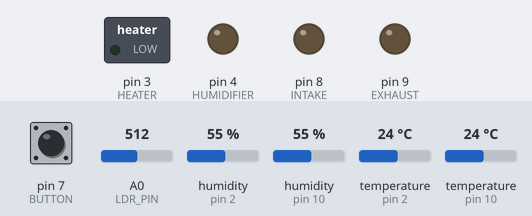
Simulated run of this sketch. Board: Arduino Uno, built with avr-gcc and run on an emulated ATmega328P. Parts: switched loads named in the sketch (green lamp = pin HIGH), output pins drawn as LEDs (lit = HIGH). The inputs (shaded band) are chosen by the test bench; at power-on: humidity (sensors on pin 2, pin 10) 55 %, temperature (sensors on pin 2, pin 10) 24 °C, pin 7 (BUTTON) HIGH, A0 (LDR_PIN) = 512.

Above: at 2.8 s.
2.9 s: humidity (sensor on pin 2) set to 52 %
At 4.5 s:
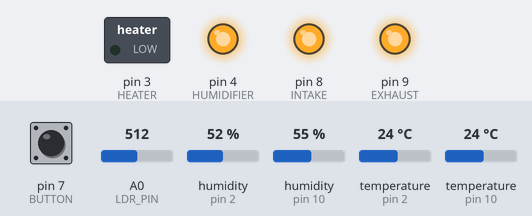
5.6 s: humidity (sensor on pin 10) set to 51 %
At 6.4 s:
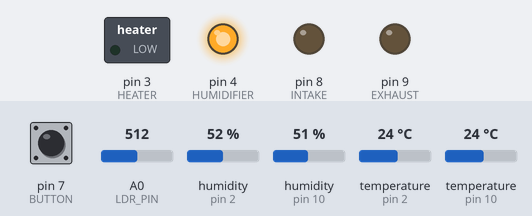
8.3 s: temperature (sensor on pin 2) set to 23.2 °C
At 10.3 s:
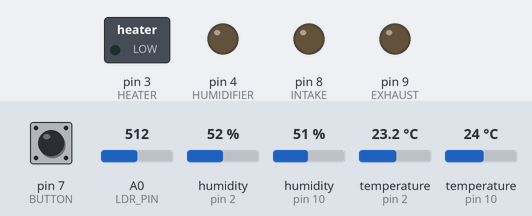
11.5 s: humidity (sensor on pin 2) set to 68 %
At 13.5 s:
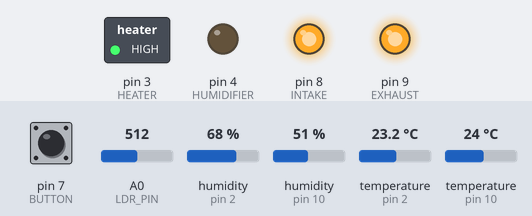
14.2 s: temperature (sensor on pin 10) set to 12 °C
At 17.3 s:
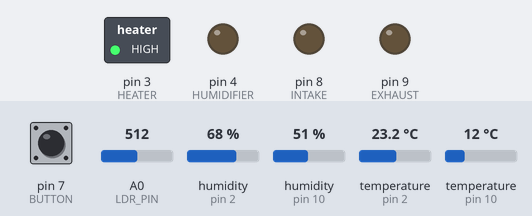
17.6 s: temperature (sensor on pin 2) set to 28 °C
At 19.3 s:
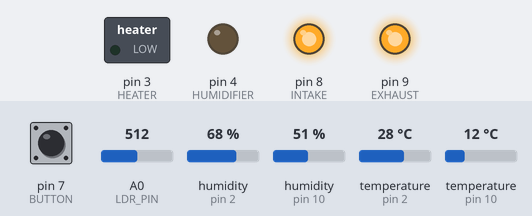
Timing chart, 0 to 20.8 s (numbered marks = the images above; inputs shaded):
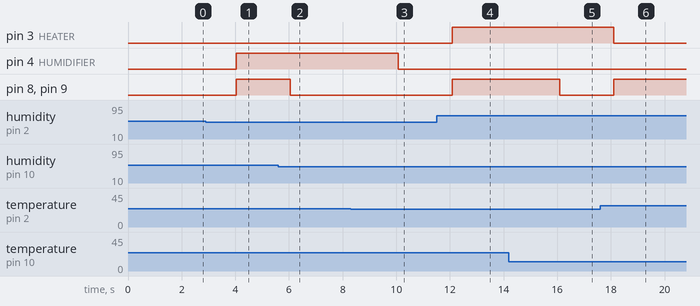

The sketch:

greenhouse_controller.ino
```cpp
#include <DHT.h>
#include <EEPROM.h>

// ----- Pin Definitions -----
#define DHTPIN_IN    2      // Inside DHT22 data
#define DHTPIN_OUT   10     // Outside DHT22 data
#define HEATER       3      // Gas burner relay
#define HUMIDIFIER   4      // Humidifier relay
#define INTAKE       8      // Intake fan relay
#define EXHAUST      9      // Exhaust fan relay
#define BUTTON       7      // Reset button (to GND)
#define LDR_PIN      A0     // Light sensor

#define DHTTYPE DHT22
DHT dht_in(DHTPIN_IN, DHTTYPE);
DHT dht_out(DHTPIN_OUT, DHTTYPE);

// ----- Safety & Target Limits -----
const float H_MIN = 40.0;        // Minimum safe humidity (%)
const float H_MAX = 80.0;        // Maximum safe humidity (%)

// Temperature limits (°C)
const float T_MIN_DAY   = 20.0;
const float T_MAX_DAY   = 26.0;
const float T_MIN_NIGHT = 16.0;
const float T_MAX_NIGHT = 18.0;

// VPD ranges (kPa)
const float VPD_DAY_START_LOW  = 0.6;
const float VPD_DAY_START_HIGH = 1.0;
const float VPD_DAY_END_LOW    = 1.0;
const float VPD_DAY_END_HIGH   = 1.4;
const float VPD_NIGHT_LOW      = 0.4;
const float VPD_NIGHT_HIGH     = 0.8;

// LDR threshold (adjust after testing)
const int LDR_THRESHOLD = 500;   // Above = day, below = night

// Safe outside temperature range for ventilation (°C)
const float OUT_TEMP_MIN = 10.0;
const float OUT_TEMP_MAX = 30.0;

// EEPROM address for day counter
const int DAY_ADDR = 0;

// ----- Global Variables -----
unsigned long dayCount = 0;
unsigned long lastDayMillis = 0;
int lastButtonState = HIGH;

void setup() {
  pinMode(HEATER, OUTPUT);
  pinMode(HUMIDIFIER, OUTPUT);
  pinMode(INTAKE, OUTPUT);
  pinMode(EXHAUST, OUTPUT);
  pinMode(BUTTON, INPUT_PULLUP);

  // All relays start OFF
  digitalWrite(HEATER, LOW);
  digitalWrite(HUMIDIFIER, LOW);
  digitalWrite(INTAKE, LOW);
  digitalWrite(EXHAUST, LOW);

  dht_in.begin();
  dht_out.begin();

  // Read day count from EEPROM
  dayCount = EEPROM.read(DAY_ADDR);
  if (dayCount > 365) dayCount = 0;   // Sanity check for first boot

  lastDayMillis = millis();
}

void loop() {
  float inTemp = dht_in.readTemperature();
  float inHum  = dht_in.readHumidity();
  float outTemp = dht_out.readTemperature();
  float outHum  = dht_out.readHumidity();

  // If inside sensor fails, do nothing (safety)
  if (isnan(inTemp) || isnan(inHum)) return;

  // ----- Day/Night Detection -----
  bool isDay = analogRead(LDR_PIN) > LDR_THRESHOLD;

  // ----- Reset Button (debounced) -----
  int buttonState = digitalRead(BUTTON);
  if (buttonState == LOW && lastButtonState == HIGH) {
    delay(50);                         // simple debounce
    if (digitalRead(BUTTON) == LOW) {
      dayCount = 0;
      EEPROM.write(DAY_ADDR, 0);       // save reset to EEPROM
      lastDayMillis = millis();         // restart day counter
    }
  }
  lastButtonState = buttonState;

  // ----- Advance Day Counter (every 24h) -----
  if (millis() - lastDayMillis >= 86400000UL) {
    dayCount++;
    EEPROM.write(DAY_ADDR, dayCount);  // save new count
    lastDayMillis += 86400000UL;
  }

  // ----- Determine Target VPD Range & Temp Limits -----
  float vpdLow, vpdHigh, tMin, tMax;
  if (isDay) {
    float progress = (dayCount < 60) ? (float)dayCount / 60.0 : 1.0;
    vpdLow  = VPD_DAY_START_LOW  + (VPD_DAY_END_LOW  - VPD_DAY_START_LOW)  * progress;
    vpdHigh = VPD_DAY_START_HIGH + (VPD_DAY_END_HIGH - VPD_DAY_START_HIGH) * progress;
    tMin = T_MIN_DAY;
    tMax = T_MAX_DAY;
  } else {
    vpdLow  = VPD_NIGHT_LOW;
    vpdHigh = VPD_NIGHT_HIGH;
    tMin = T_MIN_NIGHT;
    tMax = T_MAX_NIGHT;
  }

  // ----- Calculate Inside VPD -----
  float es_in = 0.6108 * exp(17.27 * inTemp / (inTemp + 237.3));
  float ea_in = es_in * inHum / 100.0;
  float vpd_in = es_in - ea_in;

  // ----- Smart Ventilation (continuous when beneficial) -----
  bool shouldVent = false;
  if (!isnan(outTemp) && !isnan(outHum) && outTemp >= OUT_TEMP_MIN && outTemp <= OUT_TEMP_MAX) {
    float es_out = 0.6108 * exp(17.27 * outTemp / (outTemp + 237.3));
    float ea_out = es_out * outHum / 100.0;
    float vpd_out = es_out - ea_out;

    // Ventilate if outside air helps VPD or temperature
    if ((vpd_in < vpdLow && vpd_out > vpd_in) ||
        (vpd_in > vpdHigh && vpd_out < vpd_in) ||
        (inTemp > tMax && outTemp < inTemp) ||
        (inTemp < tMin && outTemp > inTemp)) {
      shouldVent = true;
    }
  }

  digitalWrite(INTAKE, shouldVent ? HIGH : LOW);
  digitalWrite(EXHAUST, shouldVent ? HIGH : LOW);

  // ----- Heater & Humidifier Control -----
  // Heater turns on if:
  //   - VPD too low (need to raise VPD) AND temperature below max limit, OR
  //   - Temperature below minimum (safety override)
  bool needHeater = (vpd_in < vpdLow && inTemp < tMax) || (inTemp < tMin);

  // Humidifier turns on if VPD too high (need to lower VPD) AND humidity below max limit
  bool needHumidifier = (vpd_in > vpdHigh && inHum < H_MAX);

  digitalWrite(HEATER, needHeater ? HIGH : LOW);
  digitalWrite(HUMIDIFIER, needHumidifier ? HIGH : LOW);

  delay(2000);   // Wait 2 seconds before next reading
}
```

Measured:
- the behaviour switches between 54 and 53 % on humidity (sensor on pin 2) (found by bisection; images 0 and 1)
- the behaviour switches between 53 and 52 % on humidity (sensor on pin 10) (found by bisection; images 1 and 2)
- the behaviour switches between 23.7 and 23.6 °C on temperature (sensor on pin 2) (found by bisection; images 2 and 3)
- after the input at 2.9 s, pin 4 (HUMIDIFIER), pin 8 (INTAKE), pin 9 (EXHAUST): LOW → HIGH after 1.1 s
- after the input at 5.6 s, pin 8 (INTAKE), pin 9 (EXHAUST): HIGH → LOW after 0.45 s
- after the input at 8.3 s, pin 4 (HUMIDIFIER): HIGH → LOW after 1.8 s
- after the input at 11.5 s, pin 3 (HEATER), pin 8 (INTAKE), pin 9 (EXHAUST): LOW → HIGH after 0.58 s
- after the input at 14.2 s, pin 8 (INTAKE), pin 9 (EXHAUST): HIGH → LOW after 1.9 s
- after the input at 17.6 s, pin 3 (HEATER): HIGH → LOW after 0.51 s; pin 8 (INTAKE), pin 9 (EXHAUST): LOW → HIGH after 0.51 s
